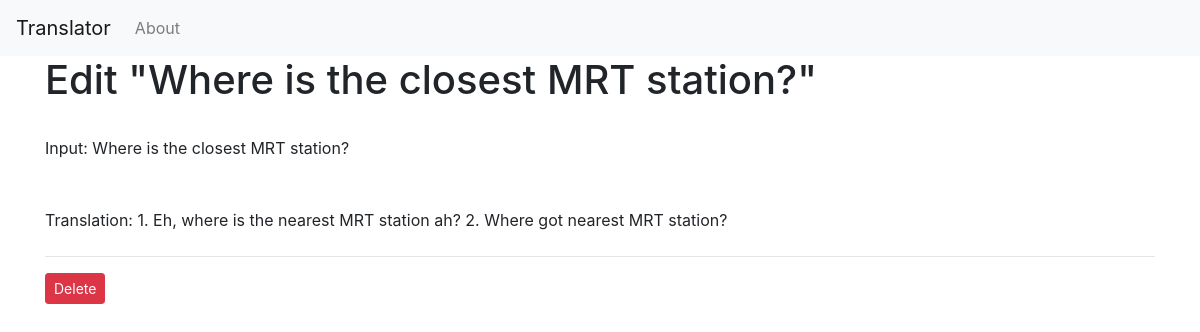
Screenshot of /edit/42 with the database file from the repository.
### tables this page shows
CREATE TABLE posts (
    id INTEGER PRIMARY KEY AUTOINCREMENT,
    created TIMESTAMP NOT NULL DEFAULT CURRENT_TIMESTAMP,
    title TEXT NOT NULL,
    content TEXT NOT NULL
);

### app.py (the view, shortened to what this page needs)
@app.route('/edit/<int:id>', methods=('GET', 'POST'))
def edit(id):
    post = get_post(id)
    return render_template('edit.html', post=post)

### app.py (called while the page is built)
def get_db_connection():
    conn = sqlite3.connect('database.db')
    conn.row_factory = sqlite3.Row
    return conn

def get_post(post_id):
    conn = get_db_connection()
    post = conn.execute('SELECT * FROM posts WHERE id = ?',
                        (post_id,)).fetchone()
    conn.close()
    if post is None:
        abort(404)
    return post

### templates/edit.html
{% extends 'base.html' %}
{% block content %}
<h1>{% block title %} Edit "{{ post['title'] }}" {% endblock %}</h1>
<br>
<form method="post">
    <div class="form-group">
        <label for="title">Input:</label> {{ post['title'] }}
    </div>
    <div class="form-group">
        <br>
        <label for="content">Translation:</label> {{ post['content'] }}
        <br>
        <hr>
    </div>
</form>
<form action="{{ url_for('delete', id=post['id']) }}" method="POST">
    <input type="submit" value="Delete"
            class="btn btn-danger btn-sm"
            onclick="return confirm('Are you sure you want to delete this post?')">
</form>
{% endblock %}

### rows the page displays
posts: title "Where is the closest MRT station?", content "1. Eh, where is the nearest MRT station ah? 2. Where got nearest MRT station?"
